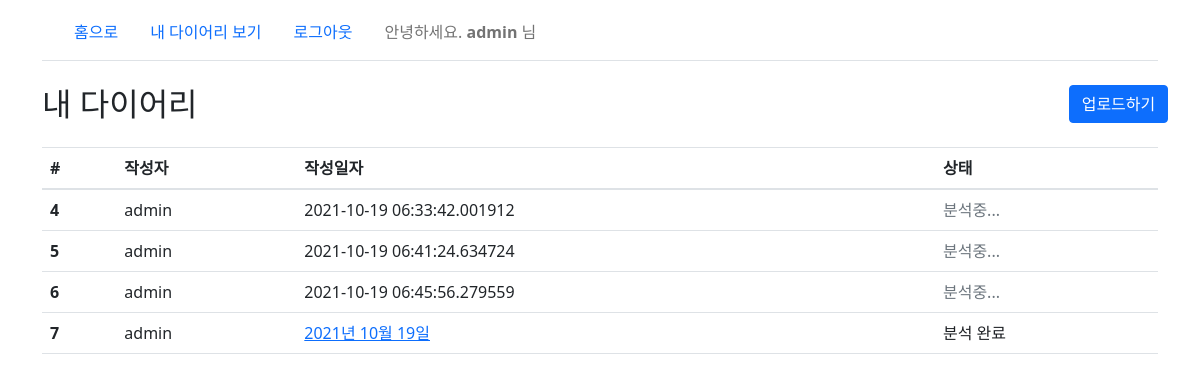
The page /my_diary (signed in) on the database its author committed.
### mindtree/models.py (models this page shows, shortened)
class User(db.Model, UserMixin):
    id = db.Column(db.Integer, primary_key=True)
    username = db.Column(db.String(100), unique=True, nullable=False)
    email = db.Column(db.String(120), unique=True, nullable=False)
    password = db.Column(db.String(100), nullable=False)
    date_joined = db.Column(db.DateTime, nullable=False, default=datetime.utcnow)
    posts = db.relationship('Post', backref='author', lazy=True)  # 해당 유저의 모든 포스트 연결

class Post(db.Model):
    id = db.Column(db.Integer, primary_key=True)  # 자동 증가
    user_id = db.Column(db.Integer, db.ForeignKey('user.id'), nullable=False)  # 참조: 'author'키로
    title = db.Column(db.String(100), nullable=False)
    pub_date = db.Column(db.DateTime, nullable=False, default=datetime.utcnow)  # 자동 입력됨
    last_updated = db.Column(db.DateTime, nullable=True, default=datetime.utcnow, onupdate=datetime.utcnow)
    ocr_text = db.Column(db.String(500), nullable=False)
    sentiment = db.Column(db.JSON, nullable=False)
    word_cloud = db.Column(db.String(100), nullable=False)
    completed = db.Column(db.Boolean, nullable=True, default=False)

### mindtree/routes.py (the view)
@app.route("/my_diary", methods=['GET'])
def my_diary():
    username = current_user.username
    posts = Post.query.filter_by(author=current_user).all()
    print("my_diary(): ", username)
    return render_template('my_diary.html', posts=posts)

### mindtree/models.py (called while the page is built)
@login_manager.user_loader
def load_user(user_id):
    return User.query.get(int(user_id))

### mindtree/routes.py (called while the page is built)
@app.template_filter('datetime')
def _jinja2_filter_datetime(date, fmt=None):
    if fmt:
        return date.strftime(fmt)
    else:
        return date.strftime('%Y년 %m월 %d일')

### mindtree/templates/my_diary.html
{% extends "layout.html" %}
{% block content %}
<div class="container mt-4 mb-3">
    <div class="row g-1">
        <h2 class="header-bar col">내 다이어리</h2>
        <div class="col-md-1">
            <a class="btn btn-primary" href="/upload" role="button">업로드하기</a>
        </div>
    </div>
</div>
<div class="container">
    <table class="table">
        <thead>
        <tr>
            <th scope="col">#</th>
            <th scope="col">작성자</th>
            <th scope="col">작성일자</th>
            <th scope="col">상태</th>
        </tr>
        </thead>
        <tbody>
        {% for post in posts %}
            <tr>
                <th scope="row">{{ post.id }}</th>
                <td>{{ post.author.username }}</td>
                {% if post.completed %}
                <td><a href="{{ url_for('analyze', post_id=post.id) }}">{{ post.pub_date|datetime }}</a></td>
                <td style="color: #1e2125"> 분석 완료 </td>
                {% else %}
                <td>{{ post.pub_date }}</td>
                <td style="color: #6c757d"> 분석중... </td>
                {% endif %}
            </tr>
        {% endfor %}
        </tbody>
    </table>
</div>
{% endblock %}

### mindtree/templates/layout.html (shortened to what this page needs)
<!DOCTYPE html>
<html>
<head>
    <link rel="stylesheet" href="https://maxcdn.bootstrapcdn.com/bootstrap/4.0.0/css/bootstrap.min.css">
    <link href="https://cdn.jsdelivr.net/npm/bootstrap@5.1.3/dist/css/bootstrap.min.css" rel="stylesheet">
</head>
<body>
<div class="container-sm ">
    <nav class="navbar navbar-light border-bottom mt-1">
        <ul class="nav">
            <li class="nav-item">
                <a href="{{ url_for('login') }}" class="nav-link"> 홈으로</a>
            </li>
            {% if current_user.is_authenticated %}
            <li class="nav-item">
                <a href="{{ url_for('my_diary') }}" class="nav-link">내 다이어리 보기</a>
            </li>
            {% endif %}
            {% if current_user.is_authenticated %}
            <li><a href="{{ url_for('logout') }}" class="nav-link"> 로그아웃 </a></li>
            <li class="navbar-text ms-3">
                안녕하세요.<b> {{ current_user.username }} </b> 님
            </li>
            {% else %}
            <li class="navbar-text ms-3">
                Anonymous User 로 접속중입니다.
            </li>
            {% endif %}
        </ul>
    </nav>
</div>
    {% block content %}{% endblock %}
</body>
</html>

### rows shown on the page
User: username "admin"
Post: id "4", author.username "admin", pub_date "2021-10-19 06:33:42.001912"
Post: id "5", author.username "admin", pub_date "2021-10-19 06:41:24.634724"
Post: id "6", author.username "admin", pub_date "2021-10-19 06:45:56.279559"
Post: id "7", author.username "admin", pub_date "2021년 10월 19일"
